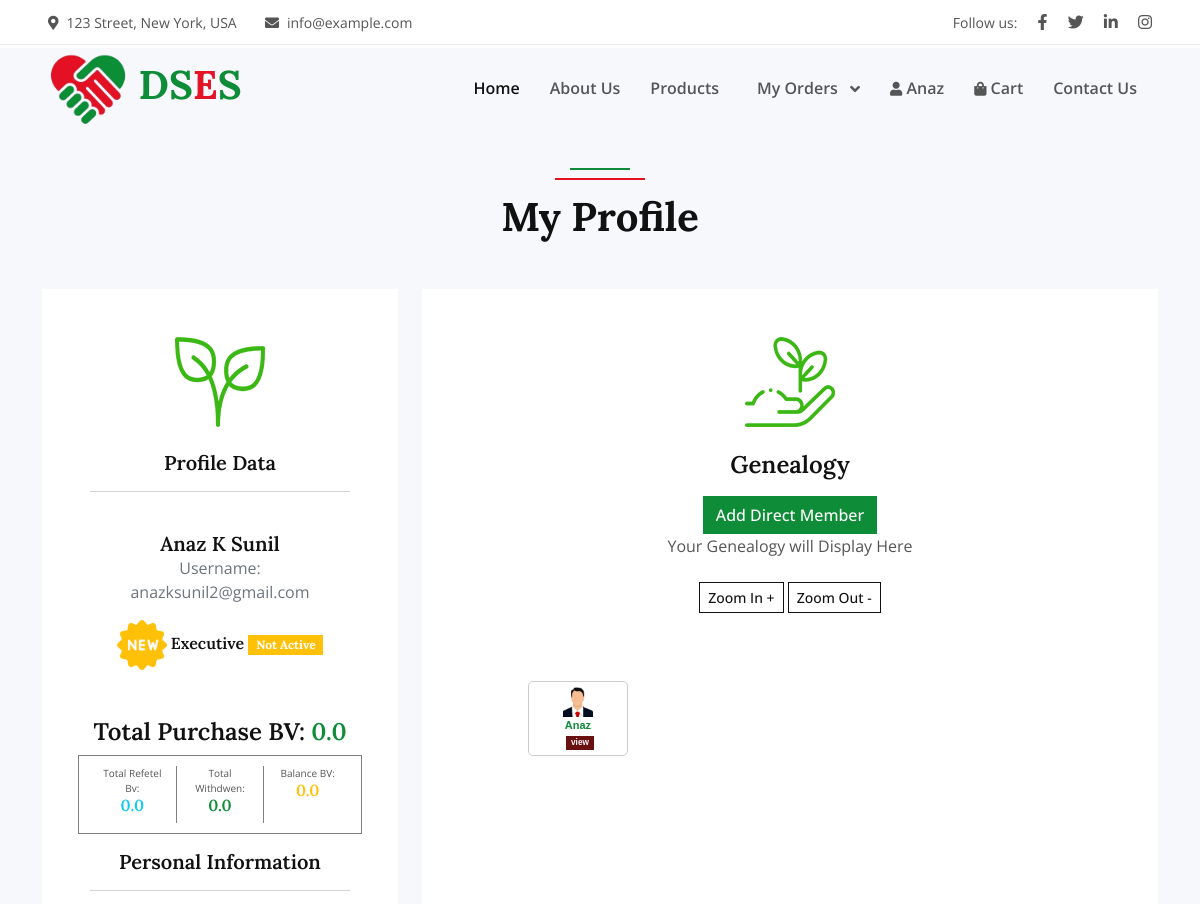
/ProfileScreen (signed in, upper part), run on an earlier commit of the app's database.
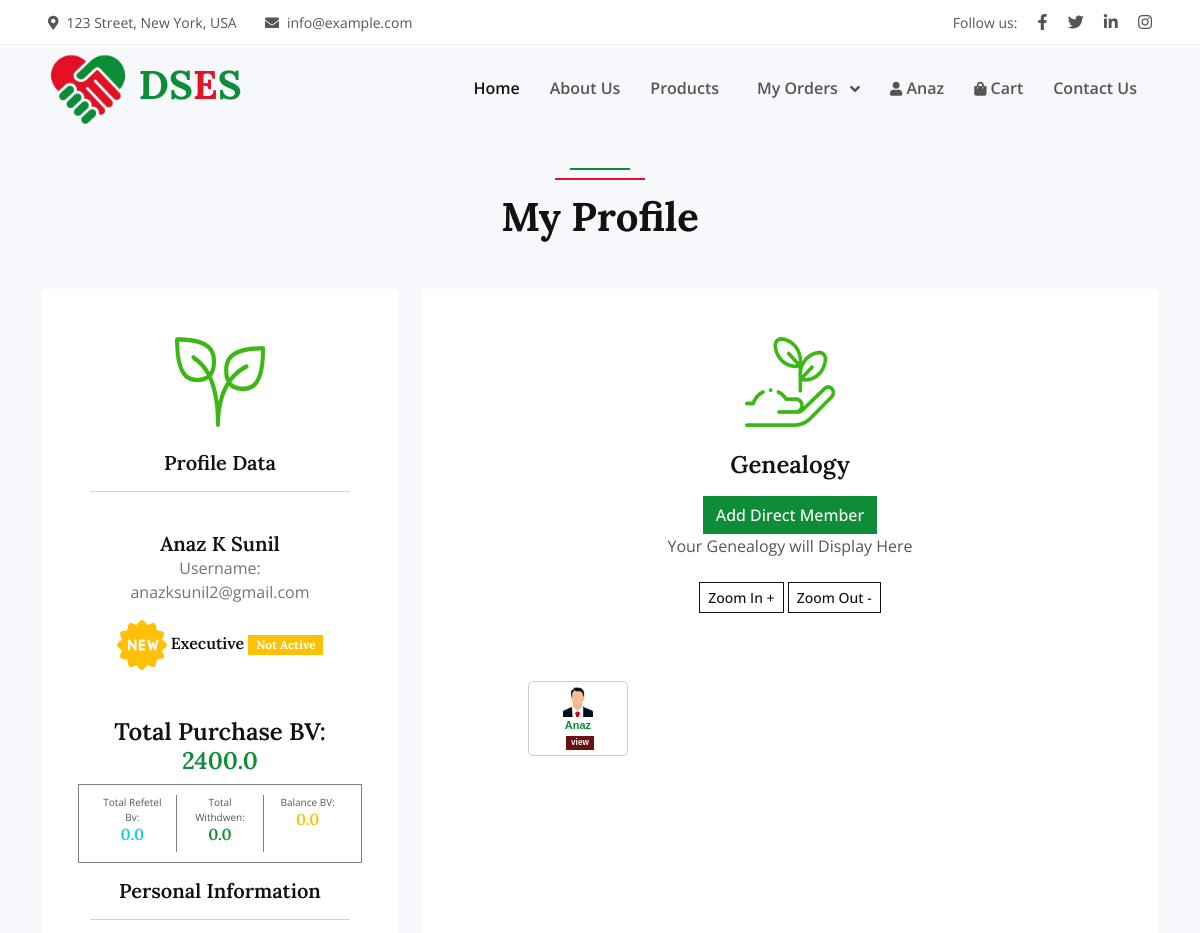
And on a later commit of the database.
### Home/models.py (models this page shows, shortened)
class CustomUser(AbstractBaseUser, PermissionsMixin):
    id_number = models.CharField(max_length=10, unique=True)
    email = models.EmailField(unique=True, verbose_name='email address')
    first_name = models.CharField(max_length=30, blank=True, verbose_name='first name')
    last_name = models.CharField(max_length=30, blank=True, verbose_name='last name')
    phone_number = models.CharField(
        max_length=15,
        blank=True,
        null=True,
        validators=[RegexValidator(regex=r'^\+?1?\d{9,15}$', message="Phone number must be entered in the format: '+999999999'. Up to 15 digits allowed.")],
        verbose_name='phone number'
    )
    date_of_birth = models.DateField(auto_now_add=False)
    age = models.BigIntegerField()
    village = models.CharField(max_length=20)
    district = models.CharField(max_length=20)
    cast = models.CharField(max_length=20)
    religion = models.CharField(max_length=20)
    address = models.TextField(blank=True, null=True, verbose_name='address')
    is_active = models.BooleanField(default=True, verbose_name='active')
    is_staff = models.BooleanField(default=False, verbose_name='staff status')
    role = models.CharField(max_length=20,
                            choices=(
                                ("admin","admin"),
                                ("user","user"),
                                ("semi-admin","semi-admin"),
                                ("finance","finance"),
                                ("marketing","markenting"),
                                ("district_franchise","district_franchise"),
                                ("zonel_franchise","zonel_franchise"),
                                ("mobile_franchise","mobile_franchise"),
                                ("state_franchise","state_franchise"),
                            ),
                            default='user'
                            )
    date_joined = models.DateTimeField(auto_now_add=True, verbose_name='date joined')
    parent = models.ForeignKey("self", on_delete=models.SET_NULL, null=True, blank=True, verbose_name='parent')
    pancard = models.CharField(max_length=20, unique=True, verbose_name='PAN card')
    objects = CustomUserManager()
    USERNAME_FIELD = 'email'
    REQUIRED_FIELDS = ["first_name", "pancard", "ifsc_code", "phone_number"]
    bv_active_status = models.BooleanField(default=False)
    designation = models.CharField(
        max_length=20,
        choices=(
            ("Executive","Executive"),
            ("Cheif Executive","Cheif Executive"),
            ("Manager","Manager"),
            ("General Manager","General Manager"),
            ("Director","Director"),
        ),
        default="Executive"
    )
    class Meta:
        verbose_name = 'user'
        verbose_name_plural = 'users'
    def __str__(self):
        return self.email

class Business_Volume(models.Model):
    user = models.OneToOneField(CustomUser, on_delete=models.CASCADE)
    bv_amount = models.FloatField(default=0)
    balance_bv = models.FloatField(default=0)
    total_bv = models.FloatField(default=0)
    purchase_bv = models.FloatField(default=0)
    active_status = models.BooleanField(default=False)

### Home/views.py (the view)
# urls.py: path("ProfileScreen",views.ProfileScreen,name="ProfileScreen"),
@login_required(login_url='SignIn')
def ProfileScreen(request):
    user = request.user
    BV = Business_Volume.objects.get(user = user)
    bankdetails = AccountDetails.objects.get(user = user)
    noinee = Nominee.objects.get(user = user)
    context = {
        "BV":BV,
        "bankdetails":bankdetails,
        "noinee":noinee
    }
    return render(request,"userprofile.html",context)

### templates/userprofile.html (shortened to what this page needs)
{% extends 'index.html' %}{% load static %}{% block content %}
<div class="container-fluid py-6 bg-light mt-5">
    <div class="container mt-4">
        <div class="section-header text-center mx-auto mb-5 wow fadeInUp" data-wow-delay="0.1s"
            style="max-width: 500px;">
            <h1 class="display-6 mb-3">My Profile</h1>
        </div>
        <div class="row g-4">
            <div class="col-lg-4 col-md-12 wow fadeInUp" data-wow-delay="0.1s">
                <div class="bg-white text-center h-100 p-4 p-xl-5">
                    <img class="img-fluid mb-4" src="img/icon-1.png" alt="">
                    <h5 class="mb-3">Profile Data</h5>
                    <hr>
                    <div class="pd-20 card-box height-100-p">
                        <div class="profile-photo">
                        </div>
                        <h5 class="text-center h5 mb-0">{{request.user.first_name}} {{request.user.last_name}}</h5>
                        <p class="text-center text-muted font-14">Username: {{request.user}}</p>
                        <h6>
                            {% if request.user.bv_active_status == False %}
                            <img src="{%static 'img/level_1_badge.png' %}" width="50px" alt="">
                            {% endif %}
                            {{request.user.designation}}
                            {% if request.user.bv_active_status == False %}
                            <span class="badge bg-warning">Not Active</span>
                            {% else %}
                            <span class="badge bg-primary">Active</span>
                            {% endif %}
                        </h6>
                        <div class="bv-details mt-5">
                            <h4>Total Purchase BV: <span class="text-primary">{{BV.purchase_bv}}</span></h4>
                            <div class="row mb-3" style="font-size: x-small;padding: 10px;border: .5px solid gray;">
                                <div class="col" style="border-right: .5px solid gray;">
                                    Total Refetel Bv:
                                    <br>
                                    <h6 class="text-info">{{BV.bv_amount}}</h6>
                                </div>
                                <div class="col" style="border-right: .5px solid gray;">
                                    Total Withdwen:
                                    <br>
                                    <h6 class="text-primary">{{BV.total_bv}}</h6>
                                </div>
                                <div class="col">
                                    Balance BV:
                                    <br>
                                    <h6 class="text-warning">{{BV.balance_bv}}</h6>
                                </div>
                            </div>
                        </div>
                        <div class="profile-info mt-2">
                            <h5 class="mb-20 h5 text-blue">Personal Information</h5>
                            <hr>
                        </div>
                    </div>
                </div>
            </div>
            <div class="col-lg-8 col-md-12 wow fadeInUp" data-wow-delay="0.3s">
                <div class="bg-white text-center h-100 p-4 p-xl-5">
                    <img class="img-fluid mb-4" src="img/icon-2.png" alt="">
                    <h4 class="mb-3">Genealogy</h4>
                    <a href="{%url 'SignUp' request.user.id_number %}" class="btn btn-primary">Add Direct Member</a>
                    <br>
                    <p class="mb-4">Your Genealogy will Display Here</p>
                    <button id="zoom-in" class="btn btn-sm btn-outline-dark">Zoom In +</button>
                    <button id="zoom-out" class="btn btn-sm btn-outline-dark">Zoom Out -</button>
                    <div class="genealogy">
                    <div class="zoom-container" id="zoomable">
                    <main class="main-content" style="margin: auto;">
                        <div class="tree mt-5 text-center">
                            <ul>
                                <li>
                                    <a class="user text-primary" id="user-{{ request.user.id }}"
                                        data-user-id="{{ request.user.id }}" style="font-weight: 700;">
                                        <img src="{% static 'img/avathar.png' %}" alt="" width="30px"> <br> {{request.user.first_name }} <br>
                                        <span class="badge bg-warning text-light ms-1"
                                            style="background: #6b1010 !important;">view</span>
                                    </a>
                                </li>
                            </ul>
                        </div>
                    </main>
                    </div>
                </div>
                </div>
            </div>
        </div>
    </div>
    {% endblock %}

### templates/index.html (shortened to what this page needs)
<!DOCTYPE html>
{% load static %}
<html lang="en">
<head>
    <link href="https://cdnjs.cloudflare.com/ajax/libs/font-awesome/5.10.0/css/all.min.css" rel="stylesheet">
    <link href="https://cdn.jsdelivr.net/npm/bootstrap-icons@1.4.1/font/bootstrap-icons.css" rel="stylesheet">
    <link rel="stylesheet" href="https://cdn.jsdelivr.net/npm/bootstrap-icons@1.11.3/font/bootstrap-icons.min.css">
    <link href="{%static 'lib/animate/animate.min.css' %}" rel="stylesheet">
    <link href="{%static 'lib/owlcarousel/assets/owl.carousel.min.css' %}" rel="stylesheet">
    <link href="{%static 'css/bootstrap.min.css' %}" rel="stylesheet">
    <link href="{%static 'css/style.css' %}" rel="stylesheet">
</head>
<body>
    <div class="container-fluid fixed-top px-0 wow fadeIn" data-wow-delay="0.1s">
        <div class="top-bar row gx-0 align-items-center d-none d-lg-flex">
            <div class="col-lg-6 px-5 text-start">
                <small><i class="fa fa-map-marker-alt me-2"></i>123 Street, New York, USA</small>
                <small class="ms-4"><i class="fa fa-envelope me-2"></i>info@example.com</small>
            </div>
            <div class="col-lg-6 px-5 text-end">
                <small>Follow us:</small>
                <a class="text-body ms-3" href=""><i class="fab fa-facebook-f"></i></a>
                <a class="text-body ms-3" href=""><i class="fab fa-twitter"></i></a>
                <a class="text-body ms-3" href=""><i class="fab fa-linkedin-in"></i></a>
                <a class="text-body ms-3" href=""><i class="fab fa-instagram"></i></a>
            </div>
        </div>
        <nav class="navbar navbar-expand-lg navbar-light py-lg-0 px-lg-5 wow fadeIn" data-wow-delay="0.1s">
            <a href="index.html" class="navbar-brand ms-4 ms-lg-0">
                <h1 class="fw-bold text-primary m-0"><img src="{%static 'img/adcos-logo.png' %}" width="80px" alt="">
                    DS<span class="text-secondary">E</span>S</h1>
            </a>
            <div class="collapse navbar-collapse" id="navbarCollapse" style="font-weight: 600 !important;">
                <div class="navbar-nav ms-auto p-4 p-lg-0">
                    <a href="{%url 'Index' %}" class="nav-item nav-link active"
                        style="font-weight: 600 !important;">Home</a>
                    <a href="{%url 'about' %}" class="nav-item nav-link" style="font-weight: 600 !important;">About Us</a>
                    <a href="{%url 'ProductList' %}" class="nav-item nav-link"
                        style="font-weight: 600 !important;">Products</a>
                    <div class="d-lg-flex ms-2">
                        {% if request.user.is_authenticated %}
                        <div class="nav-item dropdown">
                            <a href="#" class="nav-link dropdown-toggle" style="font-weight: 600 !important;"
                                data-bs-toggle="dropdown">My Orders </a>
                        </div>
                        <div class="nav-item dropdown">
                            <a href="#" class="nav-link  " style="font-weight: 600 !important;"
                                data-bs-toggle="dropdown"><small class="fa fa-user text-body  rounded-circle"></small>
                                {{request.user.first_name}}</a>
                        </div>
                        <a href="{%url 'Cart_Page' %}" class="nav-item nav-link"
                            style="font-weight: 600 !important;"><small class="fa fa-shopping-bag text-body"></small>
                            Cart</a>
                        {% endif %}
                    <a href="{%url 'Contact' %}" class="nav-item nav-link" style="font-weight: 600 !important;">Contact Us</a>
                    </div>
                </div>
            </div>
        </nav>
    </div>
    {% block content %}{% endblock %}
</body>
</html>

### static/css/style.css (style rules this page uses)
:root { --primary: #0f8c37; --secondary: #e81123; --light: #F7F8FC; --dark: #111111; }
.py-6 { padding-top: 6rem; padding-bottom: 6rem; }
.btn { font-weight: 500; transition: .5s; }
.btn.btn-primary, .btn.btn-secondary, .btn.btn-outline-primary:hover, .btn.btn-outline-secondary:hover { color: #FFFFFF; }
.fixed-top { transition: .5s; }
.top-bar { height: 45px; border-bottom: 1px solid rgba(0, 0, 0, .07); }
.navbar .dropdown-toggle::after { border: none; content: "\f107"; font-family: "Font Awesome 5 Free"; font-weight: 900; vertical-align: middle; margin-left: 8px; }
.navbar .navbar-nav .nav-link { padding: 25px 15px; color: #555555; font-weight: 500; outline: none; }
.navbar .navbar-nav .nav-link:hover, .navbar .navbar-nav .nav-link.active { color: var(--dark); }
.section-header { position: relative; padding-top: 25px; }
.section-header::before { position: absolute; content: ""; width: 60px; height: 2px; top: 0; left: 50%; transform: translateX(-50%); background: var(--primary); }
.section-header::after { position: absolute; content: ""; width: 90px; height: 2px; top: 10px; left: 50%; transform: translateX(-50%); background: var(--secondary); }

### templates/userprofile.html (style rules this page uses)
* { margin: 0; padding: 0; }
.tree ul { padding-top: 20px; position: relative; transition: all 0.5s; -webkit-transition: all 0.5s; -moz-transition: all 0.5s; }
.tree li { float: left; text-align: center; list-style-type: none; position: relative; padding: 20px 5px 0 5px; transition: all 0.5s; -webkit-transition: all 0.5s; -moz-transition: all 0.5s; }
.tree li::before, .tree li::after { content: ''; position: absolute; top: 0; right: 50%; border-top: 1px solid #ccc; width: 50%; height: 20px; }
.tree li::after { right: auto; left: 50%; border-left: 1px solid #ccc; }
.tree li:only-child::after, .tree li:only-child::before { display: none; }
.tree li:only-child { padding-top: 0; }
.tree li:first-child::before, .tree li:last-child::after { border: 0 none; }
.tree li:last-child::before { border-right: 1px solid #ccc; border-radius: 0 5px 0 0; -webkit-border-radius: 0 5px 0 0; -moz-border-radius: 0 5px 0 0; }
.tree li:first-child::after { border-radius: 5px 0 0 0; -webkit-border-radius: 5px 0 0 0; -moz-border-radius: 5px 0 0 0; }
.tree li a { border: 1px solid #ccc; padding: 5px 10px; text-decoration: none; color: #666; font-family: arial, verdana, tahoma; font-size: 11px; display: inline-block; width: 100px; border-radius: 5px; -webkit-border-radius: 5px; -moz-border-radius: 5px; transition: all 0.5s; -webkit-transition: all 0.5s; -moz-transition: all 0.5s; }
body { overflow-x: scroll; display: flex; justify-content: center; }
.tree ul li:first-child { width: max-content; height: 100%; }
.tree ul { padding-top: 20px; position: relative; white-space: nowrap; transition: all 0.5s; -webkit-transition: all 0.5s; -moz-transition: all 0.5s; }
.tree li { float: left; text-align: center; list-style-type: none; position: relative; padding: 20px 10px 0 10px; transition: all 0.5s; -webkit-transition: all 0.5s; -moz-transition: all 0.5s; }
.zoom-container { overflow: auto; position: relative; width: 100%; height: 600px; }
.main-content { transition: transform 0.3s ease; position: absolute; top: 0; left: 0; width: 100%; height: 100%; }
.genealogy { width:95%; margin: auto; height: 600px; overflow: auto; }

What changed in the data, as far as the page shows it:
changed Business_Volume: purchase_bv "0.0" → "2400.0"
